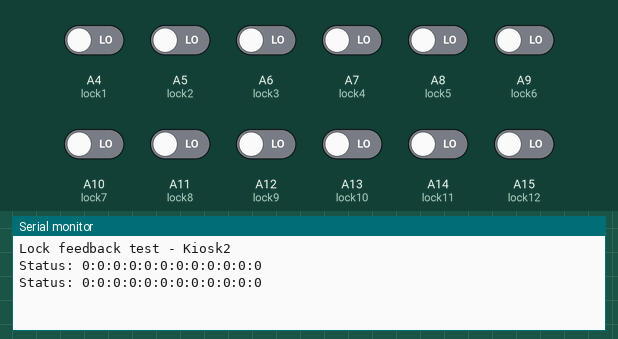
Bench run of a sketch on a simulated Arduino Mega 2560, built with avr-gcc and run on an emulated ATmega2560. Parts: the last lines printed to the serial monitor. The inputs (shaded band) are chosen by the test bench; at power-on: A4 (lock1), A5 (lock2), A6 (lock3), A7 (lock4), A8 (lock5), A9 (lock6), A10 (lock7), A11 (lock8), A12 (lock9), A13 (lock10), A14 (lock11), A15 (lock12) LOW.

Above: at 3.2 s.
3.3 s: A4 (lock1) driven HIGH
At 4.6 s:
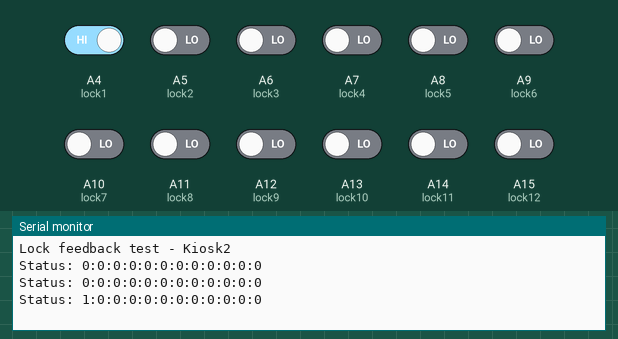
4.8 s: A5 (lock2) driven HIGH
At 5.8 s:
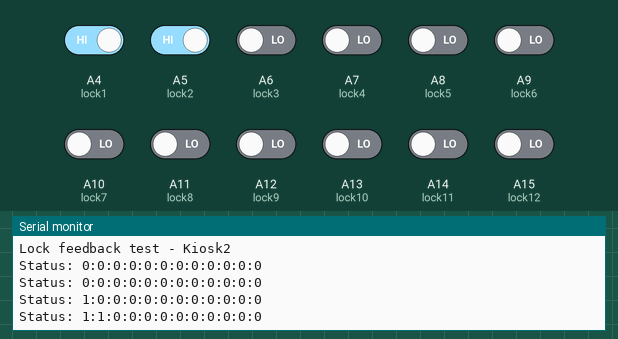
6.3 s: A6 (lock3) driven HIGH
At 7.5 s:
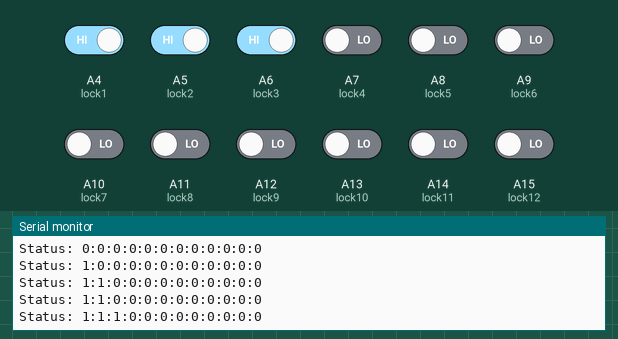
7.8 s: A7 (lock4) driven HIGH
At 8.8 s:
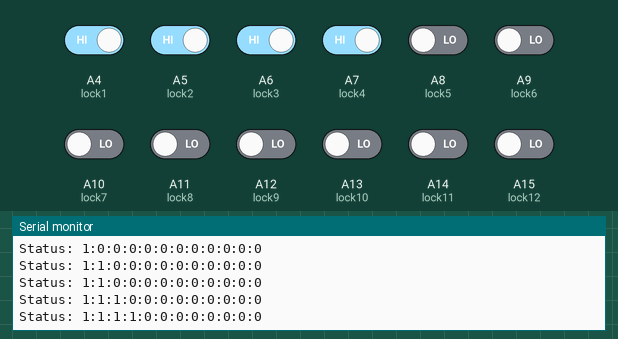
9.3 s: A8 (lock5) driven HIGH
At 10.6 s:
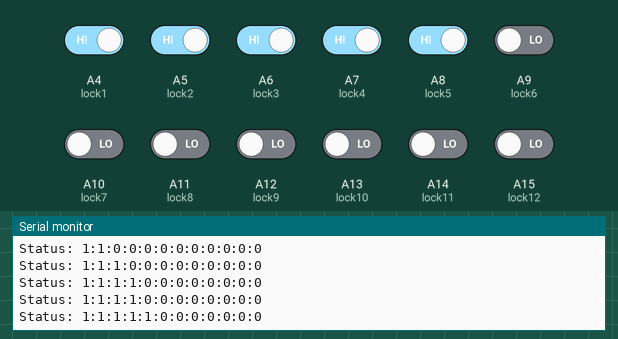
10.8 s: A9 (lock6) driven HIGH
At 11.8 s:
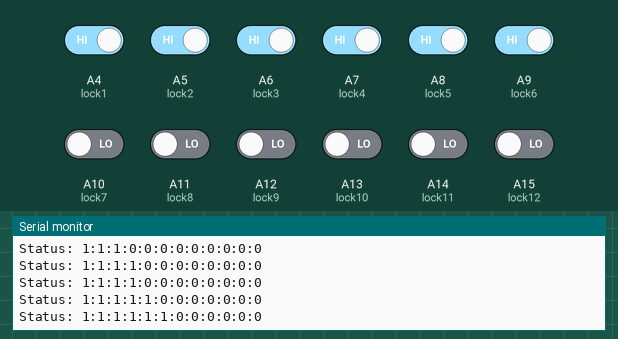

Measured:
- after the input at 3.3 s, the serial monitor: prints a new line after 0.70 s (image 1)
- after the input at 4.8 s, the serial monitor: prints a new line after 0.20 s (image 2)
- after the input at 6.3 s, the serial monitor: prints a new line after 0.71 s (image 3)
- after the input at 7.8 s, the serial monitor: prints a new line after 0.21 s (image 4)
- after the input at 9.3 s, the serial monitor: prints a new line after 0.71 s (image 5)
- after the input at 10.8 s, the serial monitor: prints a new line after 0.21 s (image 6)

The sketch:

lock-feedback.ino
```cpp
#define lock1 A4
#define lock2 A5
#define lock3 A6
#define lock4 A7
#define lock5 A8
#define lock6 A9
#define lock7 A10
#define lock8 A11
#define lock9 A12
#define lock10 A13
#define lock11 A14
#define lock12 A15


#define drive_time 1000

void setup(){
	Serial.begin(115200);
	Serial.println("Lock feedback test - Kiosk2");

	pinMode(lock1, INPUT);
	pinMode(lock2, INPUT);
	pinMode(lock3, INPUT);
	pinMode(lock4, INPUT);
	pinMode(lock5, INPUT);
	pinMode(lock6, INPUT);
	pinMode(lock7, INPUT);
	pinMode(lock8, INPUT);
	pinMode(lock9, INPUT);
	pinMode(lock10, INPUT);
	pinMode(lock11, INPUT);
	pinMode(lock12, INPUT);

	delay(2000);
}

void loop(){
	Serial.print("Status: ");
	Serial.print(digitalRead(lock1));
	Serial.print(":");
	Serial.print(digitalRead(lock2));
	Serial.print(":");
	Serial.print(digitalRead(lock3));
	Serial.print(":");
	Serial.print(digitalRead(lock4));
	Serial.print(":");
	Serial.print(digitalRead(lock5));
	Serial.print(":");
	Serial.print(digitalRead(lock6));
	Serial.print(":");
	Serial.print(digitalRead(lock7));
	Serial.print(":");
	Serial.print(digitalRead(lock8));
	Serial.print(":");
	Serial.print(digitalRead(lock9));
	Serial.print(":");
	Serial.print(digitalRead(lock10));
	Serial.print(":");
	Serial.print(digitalRead(lock11));
	Serial.print(":");
	Serial.println(digitalRead(lock12));
	delay(1000);
}
```
